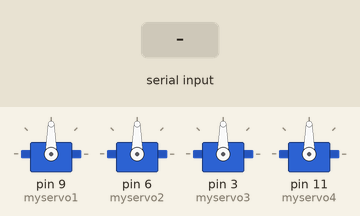
Simulated run of this sketch. Board: Arduino Uno, built with avr-gcc and run on an emulated ATmega328P. On the bench: 4 × servo. The test bench sets the inputs (shaded band).

Above: at 1.2 s.
1.3 s: "90,45,200\n" received over Serial
At 2.8 s:
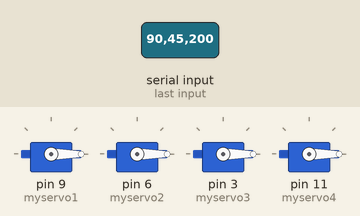
Timing chart, 0 to 4.3 s (numbered marks = the images above; inputs shaded):
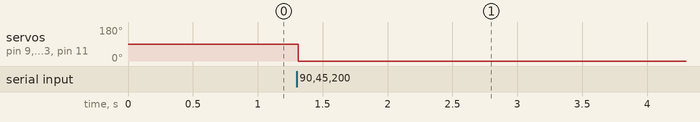

Measured:
- after the input at 1.3 s, servo on pin 9 (myservo1), servo on pin 6 (myservo2), servo on pin 3 (myservo3), servo on pin 11 (myservo4): 90° → 0° at once

The sketch:

arm_h.ino
```cpp
#include <Servo.h>
Servo myservo1;
Servo myservo2;
Servo myservo3;
Servo myservo4;

String dataString="";
bool dataComplete=false;
String dataString1="";
bool dataComplete1=false;
String dataString2="";
String dataString3="";
String dataString4="";
int data=0;
int data1=0;
int data2=0;
int data3=0;

void setup(){
  Serial.begin(9600);
  myservo1.attach(9);
  myservo2.attach(6);
  myservo3.attach(3);
  myservo4.attach(11);
}
void loop(){
  if (dataComplete){
    data = dataString1.toInt();
    data1 = dataString2.toInt();
    data2 = dataString3.toInt();
    data3 = dataString4.toInt();

    task();
    dataString="";
    dataComplete=false;
    dataString2="";
    dataString3="";
    dataString4="";
    dataComplete1=false;
  }
}
void serialEvent(){
  while(Serial.available()){
    char inChar=(char)Serial.read();
    dataString+=inChar;

    if(inChar=='\n'){
      dataComplete=true;
    }
    if(dataString.endsWith("999")){
      dataString1=dataString.substring(0,dataString.length()-3);

    }else if(dataString.endsWith("666")){
      dataString2=dataString.substring(0,dataString.length()-3);
    }else if(dataString.endsWith("333")){
      dataString3=dataString.substring(0,dataString.length()-3);
    }else if(dataString.endsWith("111")){
      dataString4=dataString.substring(0,dataString.length()-3);
    }
  }
}
void task(){
  myservo1.write(data);
  myservo2.write(data1);
  myservo3.write(data2);
  myservo4.write(data3);
}
```
